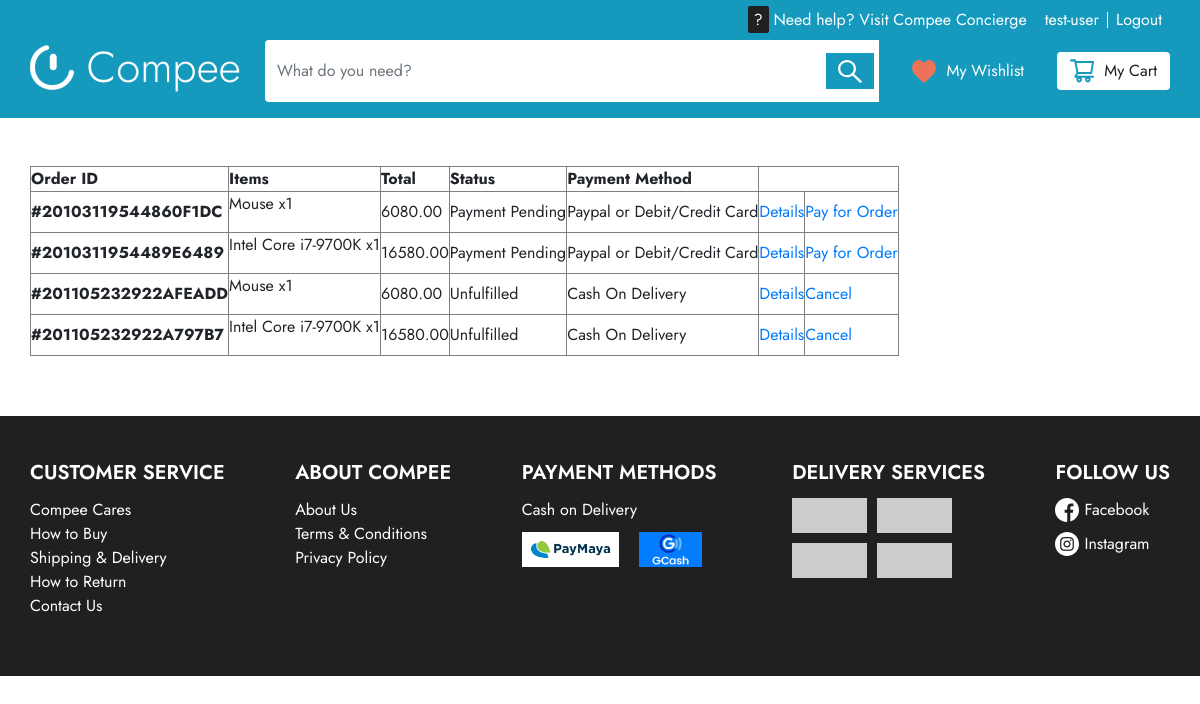
Page /my-orders (signed in) on the earlier database version.
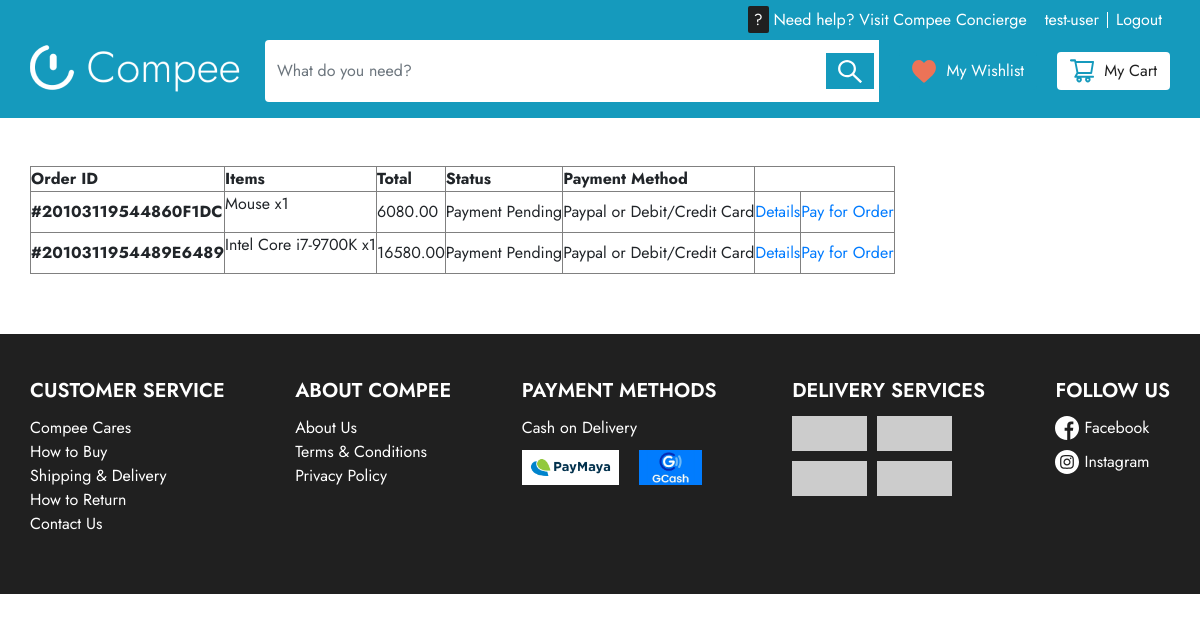
Same page on the later database version.
### main/models.py (models this page shows, shortened)
class SiteOrder(models.Model):
    order_id = models.AutoField(primary_key=True)
    user = models.ForeignKey(User, on_delete=models.CASCADE)
    contact_no = models.CharField(max_length=15, validators=[numericCheck])
    date_placed = models.DateTimeField(default=timezone.now)
    status = models.CharField(max_length=15, choices=STATUS_CHOICES, default = ('Unfulfilled'))
    total = models.DecimalField(max_digits=10, decimal_places=2, default=0)
    payment_method = models.ForeignKey(PaymentMethod, blank=True, null=True, on_delete=models.SET_NULL)
    address_line = models.CharField(max_length=200)
    city = models.CharField(max_length=50)
    state = models.CharField(max_length=50)
    zip_code = models.PositiveSmallIntegerField()
    shipping_fee = models.ForeignKey(ShippingRate, blank=True, null=True, on_delete=models.SET_NULL)
    ref_id = models.CharField(max_length=100, blank=True, unique=True)

class OrderItem(models.Model):
    id = models.AutoField(primary_key=True)
    order = models.ForeignKey(SiteOrder, on_delete=models.CASCADE)
    product = models.ForeignKey(Product, on_delete=models.CASCADE, blank=True, null=True)
    service = models.ForeignKey(Service, on_delete=models.CASCADE, blank=True, null=True)
    quantity = models.PositiveIntegerField(default=1)
    c_cares = models.BooleanField(default=False)

class PaymentMethod(models.Model):
    id = models.AutoField(primary_key=True)
    title = models.CharField(max_length=100)
    details = models.TextField(blank=True, null=True)
    def __str__(self):
        return f'{self.title}'

### admins/models.py (models this page shows, shortened)
class Product(models.Model):
    product_id = models.AutoField(primary_key=True)
    name = models.CharField(max_length=100)
    description = models.TextField(blank=True, null=True)
    price = models.DecimalField(max_digits=10, decimal_places=2)
    discount_price = models.DecimalField(max_digits=10, decimal_places=2, blank=True, null=True)
    item_stock = models.PositiveIntegerField()
    date_created = models.DateTimeField(default=timezone.now)
    image = models.ImageField(default='default.jpg', upload_to='product_pics')
    vendor = models.ForeignKey(Vendor, on_delete=models.CASCADE)
    slug = models.SlugField(unique=True, max_length=100)
    tags = TaggableManager()

### main/views.py (the view)
# urls.py: path('my-orders', v.OrderListView.as_view(
class OrderListView(LoginRequiredMixin, ListView):
    model = SiteOrder
    def get_context_data(self, **kwargs):
        context = super(OrderListView, self).get_context_data(**kwargs)
        context['title'] = "My Orders"
        orders = SiteOrder.objects.filter(user=self.request.user).order_by('status')
        if orders:
            items = []
            for i in orders:
                items.append(OrderItem.objects.filter(order=i))
            context['orders'] = orders
            context['items'] = items
        return context

### templates/main/orders/orders.html
{% extends "base.html" %}
{% block content %}
    {% if orders %}
        <table border="1">
            <thead>
                <th>Order ID</th>
                <th>Items</th>
                <th>Total</th>
                <th>Status</th>
                <th>Payment Method</th>
            </thead>
            <tbody>
                {% for order in orders %}
                    <tr>
                        <td><strong>#{{ order.ref_id }}</strong></td>
                        <td>
                            <ul>
                                {% for set in items %}
                                    {% for item in set %}
                                        {% if item.order.order_id == order.order_id %}
                                            {% if item.product %}
                                                <li>{{ item.product.name }} x{{ item.quantity }}</li>
                                            {% else %}
                                                <li>{{ item.service.name }} x{{ item.quantity }}</li>
                                            {% endif %}
                                        {% endif %}
                                    {% endfor %}
                                {%endfor%}
                            </ul>
                        </td>
                        <td>{{ order.total }}</td>
                        <td>{{ order.status }}</td>
                        <td>{{ order.payment_method }}</td>
                        <td><a href="{% url 'order-detail-main' order.order_id %}">Details</a></td>
                        {% if order.status == "Received" %}
                            <td><a href="{% url 'add-review' order.order_id %}">Add Review</a></td>
                        {% elif order.status == "Payment Pending" %}
                            <td><a href="{% url 'payment-method' order.ref_id %}">Pay for Order</a></td>
                        {% elif order.status == "Shipped" %}
                            <td><button id="recOrder" class="btn btn-primary" value='{% url "receive-order" %}' onclick='receiveOrder({{ order.order_id }})'>Mark as Received</button></td>
                        {% elif order.status != "Cancelled"%}
                            <td><a href="{% url 'cancel-order' order.order_id %}">Cancel</a></td>
                        {% endif %}
                    </tr>
                {% endfor %}
            </tbody>
        </table>
    {% else %}
        <h3>You have no orders yet!</h3>
    {% endif %}
{% endblock content %}

### templates/base.html (shortened to what this page needs)
{% load static %}
{% load logged_in %}
<!DOCTYPE html>
<html>
    <head>
        <link rel="stylesheet" href="{% static 'css/bootstrap/bootstrap.min.css' %}">
        <link rel="stylesheet" type="text/css" href="{% static 'css/style.css' %}"/>
    </head>
    <body>
        <header class= "site-header">
            {% include 'partials/_navbar.html' %}
        </header>
        <div class="header-spacer"></div>
        <main role="main" class="container">
            {% block content %}{% endblock %}
        </main>
        <footer class="site-footer">
            {% include 'partials/_footer.html' %}
        </footer>
    </body>
</html>

### templates/partials/_navbar.html (shortened to what this page needs)
{% load static %}
<nav class="navbar navbar-expand fixed-top flex-column bg-blue">
    <div class="container">
        <div class="navbar-nav nav-top ml-md-auto d-flex align-items-center justify-content-end w-100">
            <div class="compee-cares-btn">
                <a href="{% url 'compee-concierge' %}"><span>?</span> Need help? Visit Compee Concierge</a>
            </div>
            <div class="nav-user d-flex align-items-center justify-content-end">
                {% if user.is_authenticated %}
                <a class = "nav-item nav-link" href = "{% url 'manage-account' %}">{{user.username}}</a>
                <a class = "nav-item nav-link" href = "{% url 'logout' %}">Logout</a>
                {% else %}
                <a class = "nav-item nav-link" href = "{% url 'register' %}">Sign Up</a>
                <span class="nav-divider"></span>
                <a class = "nav-item nav-link" href = "{% url 'login' %}">Login</a>
                {% endif %}
            </div>
        </div>
    </div>
    <div class="container nav-bot pb-3">
        <a class = "navbar-brand mr-4" href = "{% url 'home' %}">
          <img src="{% static 'img/logos/Compee.png'%}" alt="">
        </a>
        <div class="collapse navbar-collapse" id = "navbarToggle">
            <form class="form-inline my-2 my-lg-0 input-group search-wrapper" action="{% url 'search-bar' %}" method="GET">
              <input class="form-control" type="search" placeholder="What do you need?" aria-label="Search" name="search">
              <div class="input-group-append btn-container">
                <button class="btn btn-outline-primary my-md-2 my-sm-0" type="submit">
                    <div class="search icon"></div>
                </button>
              </div>
            </form>
        </div>
        <a href="{% url 'wishlist' %}" class="btn btn-blue d-flex justify-content-center align-items-center">
            <div class="heart icon"></div>
            <span>My Wishlist</span>
        </a>
        <a href="{% url 'cart' %}" class="btn btn-white d-flex justify-content-center align-items-center">
            <span>My Cart</span>
        </a>
    </div>
</nav>

### templates/partials/_footer.html
{% load static %}
<div class="footer-content container d-flex justify-content-between align-items-start">
    <div class="customer-service">
        <span>customer service</span>
        <ul>
            <li>
                <a href="{% url 'compee-cares' %}">Compee Cares</a>
            </li>
            <li>
                <a href="">How to Buy</a>
            </li>
            <li>
                <a href="">Shipping & Delivery</a>
            </li>
            <li>
                <a href="">How to Return</a>
            </li>
            <li>
                <a href="{% url 'contact' %}">Contact Us</a>
            </li>
        </ul>
    </div>
    <div class="about-compee">
        <span>about compee</span>
        <ul>
            <li>
                <a href="{% url 'about' %}">About Us</a>
            </li>
            <li>
                <a href="">Terms & Conditions</a>
            </li>
            <li>
                <a href="">Privacy Policy</a>
            </li>
        </ul>
    </div>
    <div class="payment-methods">
        <span>payment methods</span>
        <ul>
            <li>Cash on Delivery</li>
            <li class="online-payment d-flex">
                <img src="{% static 'img/logos/PayMaya.png'%}" alt="PayMaya">
                <img src="{% static 'img/logos/GCash.jpeg'%}" alt="GCash">
            </li>
        </ul>
    </div>
    <div class="delivery-services">
        <span>delivery services</span>
        <ul>
            <li class="delivery-container d-flex">
                <img src="https://via.placeholder.com/150" alt="placeholder">
                <img src="https://via.placeholder.com/150" alt="placeholder">
            </li>
            <li class="delivery-container d-flex">
                <img src="https://via.placeholder.com/150" alt="placeholder">
                <img src="https://via.placeholder.com/150" alt="placeholder">
            </li>
        </ul>
    </div>
    <div class="follow-us">
        <span>follow us</span>
        <ul>
            <li class='socmed d-flex justify-content-start align-content-center'>
                <div class="fb icon"></div>
                <a href="">Facebook</a>
            </li>
            <li class='socmed d-flex justify-content-start align-content-center'>
                <div class="ig icon"></div>
                <a href="">Instagram</a>
            </li>
        </ul>
    </div>
</div>

### static/css/style.css (style rules this page uses)
* { padding: 0; margin: 0; text-decoration: none; }
html, body { height: 100%; min-width: 100%; min-height: 100%; position: relative; font-family: 'Jost', sans-serif; }
main { margin-top: 2.5%; margin-bottom: 5%; }
a { text-decoration: none; }
ul { list-style-type: none; }
.header-spacer { height: 8.5em; }
.bg-blue { background: #159ABD; }
.nav-top a { color: #fff; }
.compee-cares-btn { margin-right: 10px; }
.compee-cares-btn span:first-child { color: white; background-color: #202020; padding: .125em .375em; border-radius: 2px; }
.search-wrapper input { border: none; height: auto; }
.nav-bot a:not(:first-child) { margin-left: 20px; }
.btn-container { background-color: #fff; padding: 5px; }
.btn-container button { border: none; background-color: #159ABD; border-radius: unset; }
.btn-blue { background-color: #159ABD; color: #fff; }
.btn-white { color: #202020; background-color: #fff; }
a.btn>.icon { margin-right: 10px; }
.icon { height: 1.5rem; width: 1.5rem; background-position: center; background-repeat: no-repeat; background-size: contain; }
.search { background-image: url('../img/icons/Search.svg'); }
.heart { background-image: url('../img/icons/Heart.svg') }
footer { bottom: 0; background-color: #202020; }
.footer-content { padding: 3.5% 0 !important; }
.footer-content>div>span { text-transform: uppercase; font-weight: 600; font-size: 1.25em; color: #fff; display: block; margin-bottom: 10px; }
.footer-content>div li, .footer-content>div li a { color: #fff; }
.payment-methods li { margin-bottom: 10px; }
.online-payment img { height: 35px; width: auto; background-color: #fff; margin-right: 20px; }
.delivery-container img { height: 35px; width: 75px; margin: 0 10px 10px 0; }
.socmed { color: #fff; margin-bottom: 10px; }
.socmed a { margin: 0 5px; }
.fb { background-image: url('../img//icons/facebook-2\ 1.svg'); }
.ig { background-image: url('../img/icons/instagram-2\ 1.svg'); }
.navbar { padding: 0; }
.container { padding: 0px; }

Differences in the rows shown:
removed SiteOrder: ref_id "201105232922AFEADD", total "6080.00", status "Unfulfilled", payment_method "Cash On Delivery", shows "Cancel"
removed OrderItem: product.name "Mouse", quantity "1"
removed SiteOrder: ref_id "201105232922A797B7", total "16580.00", status "Unfulfilled", payment_method "Cash On Delivery", shows "Cancel"
removed OrderItem: product.name "Intel Core i7-9700K", quantity "1"
